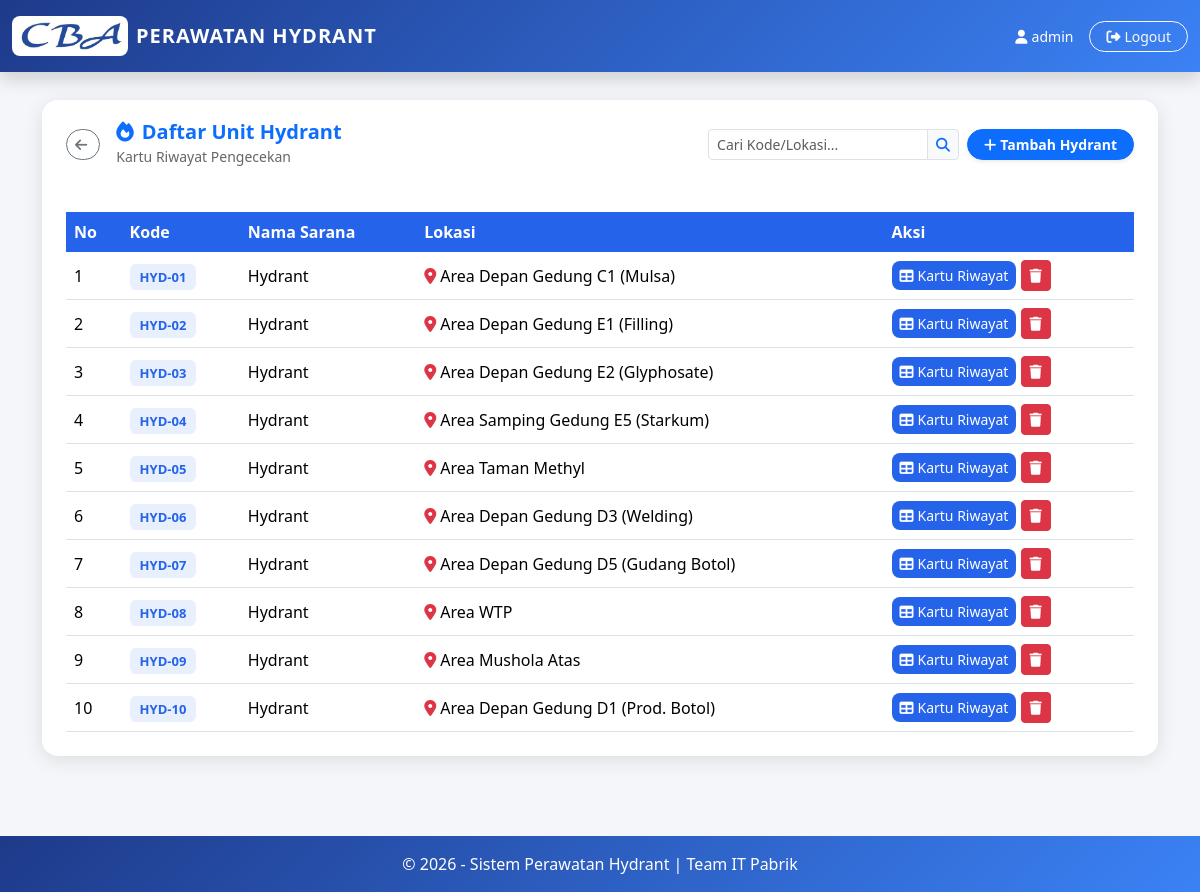
/hydrant_home.php (signed in), run on the app's committed database.
### tables this page shows
CREATE TABLE `hydrant` (
  `id` int(11) NOT NULL,
  `no_kode` varchar(50) NOT NULL,
  `nama_sarana` varchar(100) DEFAULT NULL,
  `lokasi` varchar(200) DEFAULT NULL
);

### hydrant_home.php (the view, shortened to what this page needs)
<?php
include "config/koneksi.php";
mysqli_query($conn, "CREATE TABLE IF NOT EXISTS `hydrant` (
  `id` int(11) NOT NULL AUTO_INCREMENT,
  `no_kode` varchar(50) NOT NULL,
  `nama_sarana` varchar(100) DEFAULT NULL,
  `lokasi` varchar(200) DEFAULT NULL,
  PRIMARY KEY (`id`)
) ENGINE=InnoDB DEFAULT CHARSET=utf8mb4");
mysqli_query($conn, "CREATE TABLE IF NOT EXISTS `checklist_hydrant` (
  `id` int(11) NOT NULL AUTO_INCREMENT,
  `hydrant_id` int(11) NOT NULL,
  `tahun` int(4) NOT NULL,
  `bulan` tinyint(2) NOT NULL,
  `tanggal_cek` date DEFAULT NULL,
  `valve_handle` enum('Ok','Nok') DEFAULT NULL,
  `hose_coupling_conect` enum('Ok','Nok') DEFAULT NULL,
  `baut_valve_handle` enum('Ok','Nok') DEFAULT NULL,
  `fire_hose` enum('Ok','Nok') DEFAULT NULL,
  `slang_hydrant` enum('Ok','Nok') DEFAULT NULL,
  `nozzle` enum('Ok','Nok') DEFAULT NULL,
  `box_hydrant` enum('Ok','Nok') DEFAULT NULL,
  `paraf` varchar(100) DEFAULT NULL,
  `catatan` text DEFAULT NULL,
  `users_id` int(11) DEFAULT NULL,
  `created_at` datetime DEFAULT CURRENT_TIMESTAMP,
  PRIMARY KEY (`id`)
) ENGINE=InnoDB DEFAULT CHARSET=utf8mb4");
$keyword = isset($_GET['keyword']) ? mysqli_real_escape_string($conn, $_GET['keyword']) : '';
$where = "";
$listHydrant = mysqli_query($conn, "SELECT * FROM hydrant $where ORDER BY no_kode ASC");
?>
<!DOCTYPE html>
<html lang="id">
<head>
  <link href="https://cdn.jsdelivr.net/npm/bootstrap@5.3.2/dist/css/bootstrap.min.css" rel="stylesheet">
</head>
<body>
  <nav class="navbar navbar-hydrant fixed-top py-3 shadow">
    <div class="container-fluid d-flex justify-content-between align-items-center">
      <div class="d-flex align-items-center gap-2 text-white" style="cursor:pointer"
        onclick="window.location.href='dashboard.php'">
        <img src="assets/images/cba.png" alt="Logo CBA"
          style="height:40px; background:white; padding:4px; border-radius:8px;">
        <span class="fw-bold fs-5 d-none d-sm-inline" style="letter-spacing:1px">PERAWATAN HYDRANT</span>
      </div>
      <div class="d-flex align-items-center gap-2 gap-md-3">
        <span class="text-white small d-none d-md-inline"><i
            class="fa-solid fa-user me-1"></i><?= $_SESSION['username'] ?></span>
        <a href="logout.php" class="btn btn-sm btn-outline-light rounded-pill px-2 px-md-3" title="Logout">
          <span class="d-none d-sm-inline"><i class="fa-solid fa-right-from-bracket me-1"></i>Logout</span>
        </a>
      </div>
    </div>
  </nav>
  <div class="container" style="margin-top:100px; padding-bottom:40px; flex:1;">
    <div class="card card-hydrant">
      <div class="card-hydrant-header d-flex justify-content-between align-items-center flex-wrap gap-3">
        <div class="d-flex align-items-center gap-3">
          <a href="dashboard.php" class="btn btn-sm btn-outline-secondary rounded-pill" title="Kembali ke Dashboard">
            <i class="fa-solid fa-arrow-left me-1"></i><span class="d-none d-sm-inline"></span>
          </a>
          <div>
            <h5 class="fw-bold mb-0 text-primary"><i class="fa-solid fa-fire me-2"></i>Daftar Unit Hydrant</h5>
            <small class="opacity-75">Kartu Riwayat Pengecekan</small>
          </div>
        </div>
        <div class="d-flex flex-column flex-sm-row align-items-stretch align-items-sm-center gap-2 mt-3 mt-sm-0">
          <form method="GET" class="d-flex m-0">
            <div class="input-group input-group-sm w-100">
              <input type="text" name="keyword" class="form-control" placeholder="Cari Kode/Lokasi..."
                value="<?= htmlspecialchars($keyword) ?>">
              <button type="submit" class="btn btn-light text-primary border"><i
                  class="fa-solid fa-search"></i></button>
            </div>
          </form>
          <?php if (($_SESSION['role'] ?? '') === 'Admin'): ?>
          <button class="btn btn-primary btn-sm px-3 rounded-pill fw-bold shadow-sm text-nowrap"
            onclick="document.getElementById('modalTambah').classList.add('active')">
            <i class="fa-solid fa-plus me-1"></i>Tambah Hydrant
          </button>
          <?php endif; ?>
        </div>
      </div>
      <div class="card-body p-4">
        <div class="table-responsive">
          <table class="table table-hover align-middle mb-0">
            <thead>
              <tr>
                <th>No</th>
                <th>Kode</th>
                <th>Nama Sarana</th>
                <th>Lokasi</th>
                <th>Aksi</th>
              </tr>
            </thead>
            <tbody>
              <?php $no = 1;
              while ($row = mysqli_fetch_assoc($listHydrant)): ?>
                <tr>
                  <td data-label="No"><?= $no++ ?></td>
                  <td data-label="Kode"><span class="hydrant-badge"><?= htmlspecialchars($row['no_kode']) ?></span></td>
                  <td data-label="Nama Sarana"><?= htmlspecialchars($row['nama_sarana']) ?></td>
                  <td data-label="Lokasi">
                    <span><i
                        class="fa-solid fa-location-dot text-danger me-1"></i><?= htmlspecialchars($row['lokasi']) ?></span>
                  </td>
                  <td data-label="Aksi">
                    <a href="hydrant_kartu.php?hydrant_id=<?= $row['id'] ?>" class="btn btn-kartu btn-sm flex-grow-1">
                      <i class="fa-solid fa-table me-1"></i><span class="d-inline">Kartu Riwayat</span>
                    </a>
                    <?php if (($_SESSION['role'] ?? '') === 'Admin'): ?>
                    <button type="button" class="btn btn-danger btn-sm" onclick="confirmDelete(<?= $row['id'] ?>)">
                      <i class="fa-solid fa-trash"></i>
                    </button>
                    <?php endif; ?>
                  </td>
                </tr>
              <?php endwhile; ?>
            </tbody>
          </table>
        </div>
      </div>
    </div>
  </div>
  <footer class="py-3 text-center">
    &copy; <?= date('Y') ?> - Sistem Perawatan Hydrant | Team IT Pabrik
  </footer>
</body>
</html>

### hydrant_home.php (style rules this page uses)
:root { --blue: #2563eb; --blue-dark: #1e3a8a; --blue-light: #3b82f6; }
body { background: #f4f6f9; font-family: 'Segoe UI', sans-serif; min-height: 100vh; display: flex; flex-direction: column; }
.navbar-hydrant { background: linear-gradient(135deg, var(--blue-dark), var(--blue-light)); }
.card-hydrant { border: none; border-radius: 16px; box-shadow: 0 4px 20px rgba(0, 0, 0, .1); }
.card-hydrant-header { background: #fff; color: #333; border-radius: 16px 16px 0 0; padding: 20px 24px; }
.hydrant-badge { background: rgba(37, 99, 235, 0.1); color: var(--blue); font-weight: 600; padding: 4px 10px; border-radius: 6px; font-size: 13px; }
.table thead th { background: var(--blue); color: #fff; border: none; white-space: nowrap; }
.table tbody td { white-space: nowrap; }
.btn-kartu { background: var(--blue); color: #fff; border: none; border-radius: 8px; }
footer { background: linear-gradient(135deg, var(--blue-dark), var(--blue-light)); color: #fff; margin-top: 40px; }

### data on the page
hydrant: no_kode "HYD-01", nama_sarana "Hydrant", lokasi "Area Depan Gedung C1 (Mulsa)"
hydrant: no_kode "HYD-02", nama_sarana "Hydrant", lokasi "Area Depan Gedung E1 (Filling)"
hydrant: no_kode "HYD-03", nama_sarana "Hydrant", lokasi "Area Depan Gedung E2 (Glyphosate)"
hydrant: no_kode "HYD-04", nama_sarana "Hydrant", lokasi "Area Samping Gedung E5 (Starkum)"
hydrant: no_kode "HYD-05", nama_sarana "Hydrant", lokasi "Area Taman Methyl"
hydrant: no_kode "HYD-06", nama_sarana "Hydrant", lokasi "Area Depan Gedung D3 (Welding)"
hydrant: no_kode "HYD-07", nama_sarana "Hydrant", lokasi "Area Depan Gedung D5 (Gudang Botol)"
hydrant: no_kode "HYD-08", nama_sarana "Hydrant", lokasi "Area WTP"
hydrant: no_kode "HYD-09", nama_sarana "Hydrant", lokasi "Area Mushola Atas"
hydrant: no_kode "HYD-10", nama_sarana "Hydrant", lokasi "Area Depan Gedung D1 (Prod. Botol)"

### other printed values
$_SESSION['username'] "admin"
